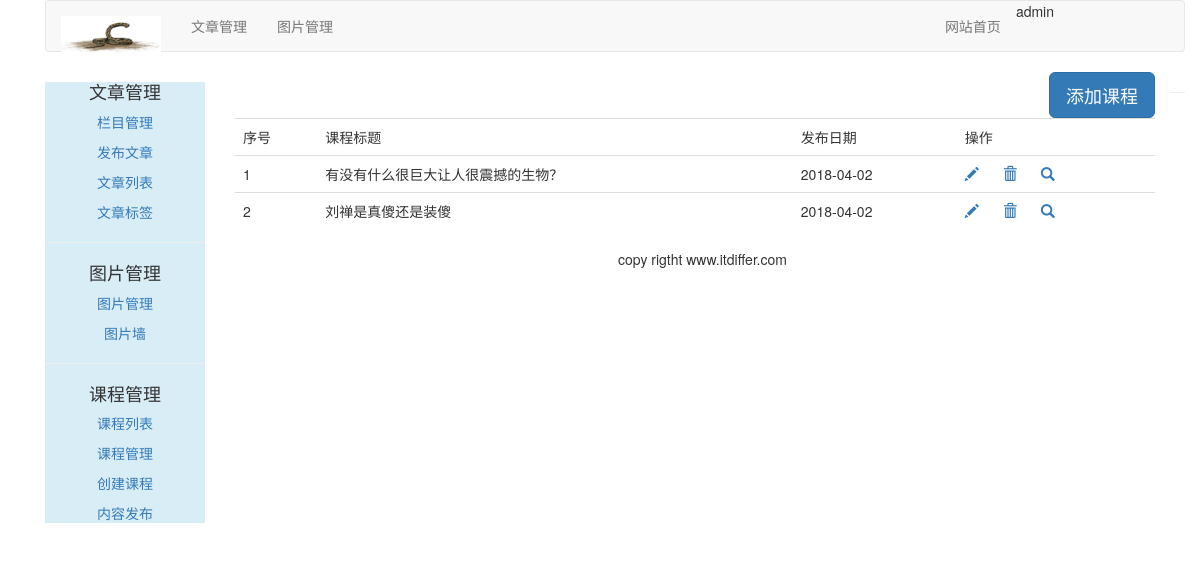
Page /course/course_manage/ (signed in) on the committed database.
### course/models.py (models this page shows, shortened)
class Course(models.Model):
    user = models.ForeignKey(User, related_name='couses_user', on_delete=models.CASCADE)
    title = models.CharField(max_length=200)
    slug = models.SlugField(max_length=200, unique=True)
    overview = models.TextField()
    created = models.DateTimeField(auto_now_add=True)
    student = models.ManyToManyField(User, related_name='course_joined', blank=True)
    class Meta:
        ordering = ("-created",)

### course/views.py (the view)
class ManageCourseListView(UserCourseMixin, ListView):
    context_object_name = 'courses'
    template_name = 'course/manage/manage_course_list.html'

### course/views.py (called while the page is built)
    def get_queryset(self):
        qs = super(UserMixin, self).get_queryset()
        return qs.filter(user=self.request.user)

### templates/course/manage/manage_course_list.html (shortened to what this page needs)
{% extends 'article/base.html' %}
{% load staticfiles %}
{% block content %}
    <div>
        <div class="text-right">
            <a href="{% url 'course:course_created' %}">
                <button type="button" class="btn btn-primary btn-lg">添加课程</button>
            </a>
        </div>
        <table class="table table-hover">
            <tr>
                <td>序号</td>
                <td>课程标题</td>
                <td>发布日期</td>
                <td>操作</td>
            </tr>
            {% for course in courses %}
                <tr id="{{ forloop.counter }}">
                    <td>{{ forloop.counter }}</td>
                    <td>{{ course.title }}</td>
                    <td>{{ course.created|date:'Y-m-d' }}</td>
                    <td>
                        <a name="edit" href="#">
                            <span class="glyphicon glyphicon-pencil"></span>
                        </a>
                        <a name="delete" href="{% url 'course:course_delete'  course.id %}">
                            <span class="glyphicon glyphicon-trash" style="margin-left: 20px"></span>
                        </a>
                        <a href="{% url 'course:list_lesson' course.id %}"><span
                                class="glyphicon glyphicon-search" style="margin-left: 20px"></span></a>
                    </td>
                </tr>
            {% endfor %}
        </table>
    </div>
{% endblock %}

### templates/article/header.html
{% load staticfiles %}
<div class="container">
    <nav class="navbar navbar-default" role="navigation">
        <div class="navbar-header">
            <a class="navbar-brand"><img src="{% static 'images/snake.jpg' %}" width="100px"></a>
        </div>
        <div>
            <ul class="nav navbar-nav" role="tablist">
                <li><a href="{% url 'article:article_column' %}">文章管理</a></li>
                <li><a href="{% url 'image:list_images' %}">图片管理</a></li>
            </ul>
            <ul class="nav navbar-nav navbar-right" style="margin-right: 100px">
                <li><a href="{% url 'blog:blog_title' %}">网站首页</a></li>
                <li><span>{{ user.username }}</span></li>
                <li><a href="{% url 'account:user_logout' %}"></a></li>
            </ul>
        </div>
    </nav>
</div>

### rows in the picture
Course: title "有没有什么很巨大让人很震撼的生物？", created "2018-04-02"
Course: title "刘禅是真傻还是装傻", created "2018-04-02"

### other values in the picture
{{ user.username }} "admin"
